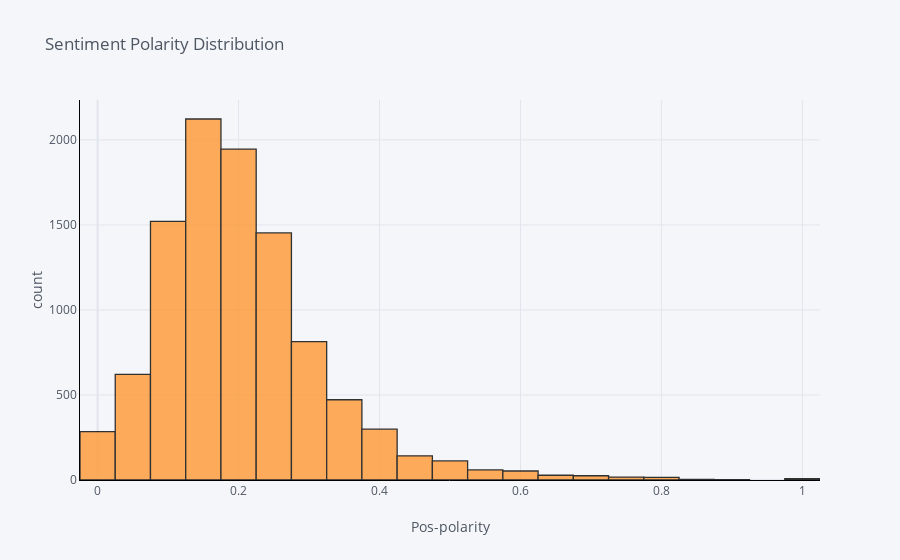

Notebook cell for this chart:
### Code cell
df['pos'].iplot(
    kind='hist',
    bins=50,
    xTitle='Pos-polarity',
    linecolor='black',
    yTitle='count',
    title='Sentiment Polarity Distribution')

### Figure 1 — Plotly figure (JSON) as saved in the notebook; plotly's stock layout.template omitted (floating-point values rounded to 4 significant figures; data arrays with more than 128 entries replaced by an {"elided": "..."} marker saying what was removed)
{"data": [{"histfunc": "count", "histnorm": "", "marker": {"color": "rgba(255, 153, 51, 1.0)", "line": {"color": "#000000", "width": 1.3}}, "name": "pos", "nbinsx": 50, "opacity": 0.8, "orientation": "v", "type": "histogram", "x": {"elided": "10000 float values"}}], "layout": {"barmode": "overlay", "legend": {"bgcolor": "#F5F6F9", "font": {"color": "#4D5663"}}, "paper_bgcolor": "#F5F6F9", "plot_bgcolor": "#F5F6F9", "title": {"font": {"color": "#4D5663"}, "text": "Sentiment Polarity Distribution"}, "xaxis": {"gridcolor": "#E1E5ED", "linecolor": "black", "showgrid": true, "tickfont": {"color": "#4D5663"}, "title": {"font": {"color": "#4D5663"}, "text": "Pos-polarity"}, "zerolinecolor": "#E1E5ED"}, "yaxis": {"gridcolor": "#E1E5ED", "linecolor": "black", "showgrid": true, "tickfont": {"color": "#4D5663"}, "title": {"font": {"color": "#4D5663"}, "text": "count"}, "zerolinecolor": "#E1E5ED"}}}
